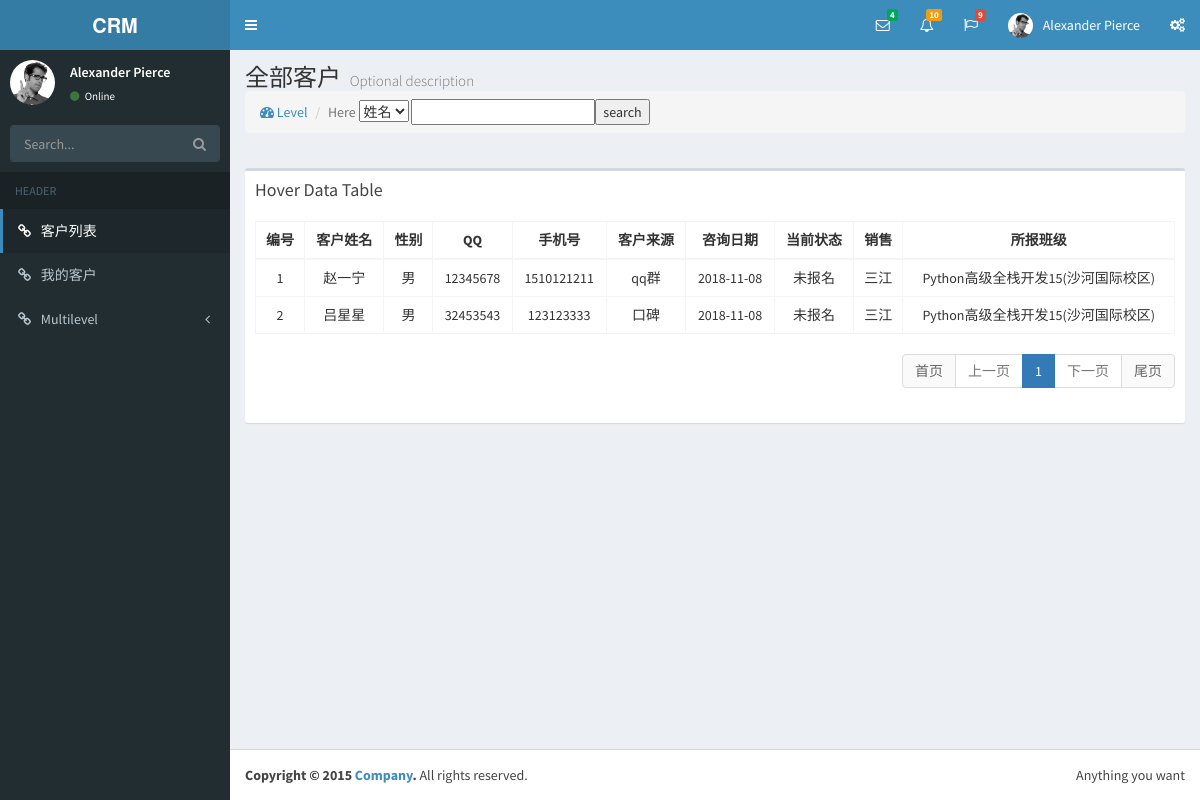
Page /mycustomers/ (signed in) on the committed database.
### app01/models.py (models this page shows, shortened)
class Customer(models.Model):
    qq = models.CharField('QQ', max_length=64, unique=True, help_text='QQ号必须唯一')
    qq_name = models.CharField('QQ昵称', max_length=64, blank=True, null=True)
    name = models.CharField('姓名', max_length=32, blank=True, null=True, help_text='学员报名后，请改为真实姓名')
    sex_type = (('male', '男'), ('female', '女'))
    sex = models.CharField("性别", choices=sex_type, max_length=16, default='male', blank=True, null=True)
    birthday = models.DateField('出生日期', default=None, help_text="格式yyyy-mm-dd", blank=True, null=True)
    phone = models.BigIntegerField('手机号', blank=True, null=True)
    source = models.CharField('客户来源', max_length=64, choices=source_type, default='qq')
    introduce_from = models.ForeignKey('Customer', verbose_name="转介绍自学员", blank=True, null=True,on_delete=models.CASCADE)
    course = MultiSelectField("咨询课程", choices=course_choices)
    class_type = models.CharField("班级类型", max_length=64, choices=class_type_choices, default='fulltime')
    customer_note = models.TextField("客户备注", blank=True, null=True, )
    status = models.CharField("状态", choices=enroll_status_choices, max_length=64, default="unregistered",
                              help_text="选择客户此时的状态")
    date = models.DateTimeField("咨询日期", auto_now_add=True)
    last_consult_date = models.DateField("最后跟进日期", auto_now_add=True)
    next_date = models.DateField("预计再次跟进时间", blank=True, null=True)
    consultant = models.ForeignKey('UserInfo', verbose_name="销售", related_name='customers', blank=True, null=True,on_delete=models.CASCADE )
    class_list = models.ManyToManyField('ClassList', verbose_name="已报班级", )
    def get_classlist(self):
        l=[]
        for cls in self.class_list.all():
            l.append(str(cls))
        return mark_safe(",".join(l))

class UserInfo(AbstractUser):
    tel=models.CharField(max_length=32,null=True,blank=True)
    gender=models.IntegerField(choices=((1,"男"),(2,"女")),default=1)

class ClassList(models.Model):
    course = models.CharField("课程名称", max_length=64, choices=course_choices)
    semester = models.IntegerField("学期")
    campuses = models.ForeignKey('Campuses', verbose_name="校区",on_delete=models.CASCADE)
    price = models.IntegerField("学费", default=10000)
    memo = models.CharField('说明', blank=True, null=True, max_length=100)
    start_date = models.DateField("开班日期")
    graduate_date = models.DateField("结业日期", blank=True, null=True)
    teachers = models.ManyToManyField('UserInfo', verbose_name="老师")
    class_type = models.CharField(choices=class_type_choices, max_length=64, verbose_name='班额及类型', blank=True,
                                  null=True)
    class Meta:
        unique_together = ("course", "semester", 'campuses')
    def __str__(self):
        return "{}{}({})".format(self.get_course_display(), self.semester, self.campuses)

class Campuses(models.Model):
    name = models.CharField(verbose_name='校区', max_length=64)
    address = models.CharField(verbose_name='详细地址', max_length=512, blank=True, null=True)
    def __str__(self):
        return self.name

### app01/views.py (the view)
# urls.py: path('mycustomers/', views.customers,name="mycustomers"),
def customers(request):
    if reverse("customers_list")==request.path:
        customer_list=Customer.objects.all()
    else:
        customer_list = Customer.objects.filter(consultant=request.user)
    val=request.GET.get("q")
    filter_field="name"
    if val:
        q=Q()
        q.children.append()
        customer_list=customer_list.filter(filter_field=val)
    current_page_num=request.GET.get("page")
    pagination=Pagination(current_page_num,customer_list.count(),request)
    customer_list=customer_list[pagination.start:pagination.end]
    return render(request,"customer_list.html",{"customer_list":customer_list,"pagination":pagination})

### app01/utils/page.py (called while the page is built)
    @property
    def start(self):
        return (self.current_page_num - 1) * self.per_page_num

    @property
    def end(self):
        return self.current_page_num * self.per_page_num

### templates/customer_list.html (shortened to what this page needs)
{% extends "base.html" %}
{% block content %}
    <div class="content-wrapper">
        <section class="content-header">
            <h1>
                全部客户
                <small>Optional description</small>
            </h1>
            <form action="">
                 <ol class="breadcrumb">
                    <li><a href="#"><i class="fa fa-dashboard"></i> Level</a></li>
                    <li class="active">Here</li>
                     <select name="" id="">
                         <option value="name">姓名</option>
                     </select>
                    <input type="text" name="q"><button>search</button>
                </ol>
            </form>
        </section>
        <section class="content">
            <div class="row">
                <div class="col-xs-12">
                    <div class="box">
                        <div class="box-header">
                            <h3 class="box-title">Hover Data Table</h3>
                        </div>
                        <div class="box-body">
                            <table  id="example2" class="text-center table table-bordered table-hover">
                                <thead>
                                    <tr>
                                        <th>编号</th>
                                        <th>客户姓名</th>
                                        <th>性别</th>
                                        <th>QQ</th>
                                        <th>手机号</th>
                                        <th>客户来源</th>
                                        <th>咨询日期</th>
                                        <th>当前状态</th>
                                        <th>销售</th>
                                        <th>所报班级</th>
                                    </tr>
                                </thead>
                                <tbody>
                                 {% for customer in customer_list %}
                                     <tr>
                                          <td>{{ forloop.counter }}</td>
                                          <td>{{ customer.name }}</td>
                                          <td>{{ customer.get_sex_display }}</td>
                                          <td>{{ customer.qq }}</td>
                                          <td>{{ customer.phone }}</td>
                                          <td>{{ customer.get_source_display }}</td>
                                          <td>{{ customer.date|date:'Y-m-d' }}</td>
                                          <td>{{ customer.get_status_display }}</td>
                                          <td>{{ customer.consultant }}</td>
                                          <td>{{ customer.get_classlist }}</td>
                                     </tr>
                                 {% endfor %}
                                </tbody>
                            </table>
                            <nav aria-label="Page navigation" class="pull-right">
                                  <ul class="pagination">
                                     {{ pagination.page_html|safe }}
                                  </ul>
                            </nav>
                        </div>
                    </div>
                </div>
            </div>
        </section>
    </div>
{% endblock %}

### rows in the picture
Customer: name "赵一宁", sex "男", qq "12345678", phone "1510121211", source "qq群", date "2018-11-08", status "未报名", consultant "三江", get_classlist "Python高级全栈开发15(沙河国际校区)"
Customer: name "吕星星", sex "男", qq "32453543", phone "123123333", source "口碑", date "2018-11-08", status "未报名", consultant "三江", get_classlist "Python高级全栈开发15(沙河国际校区)"

### other values in the picture
{{ pagination.page_html|safe }} "首页 上一页 1 下一页 尾页"
